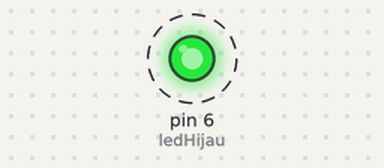
A sketch run on a simulated Arduino Uno, built with avr-gcc and run on an emulated ATmega328P. On the bench: output pins drawn as LEDs (lit = HIGH). Dashed ring = blinking.

Above: at 0.5 s.
Timing chart, 0 to 4.6 s (numbered marks = the images above):
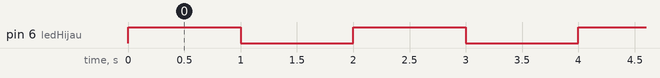

The sketch:

BASIC_I0_SHIELD_-_01_LED_NYALA_DEFINE.ino
```cpp
#define ledHijau 6

void setup() {
  pinMode(ledHijau, OUTPUT);
}

void loop() {
  digitalWrite(ledHijau, HIGH);
  delay(1000);
  digitalWrite(ledHijau, LOW);
  delay(1000);
}
```

Measured:
- by itself, pin 6 (ledHijau): alternates HIGH for 1.0 s and LOW for 1.0 s
